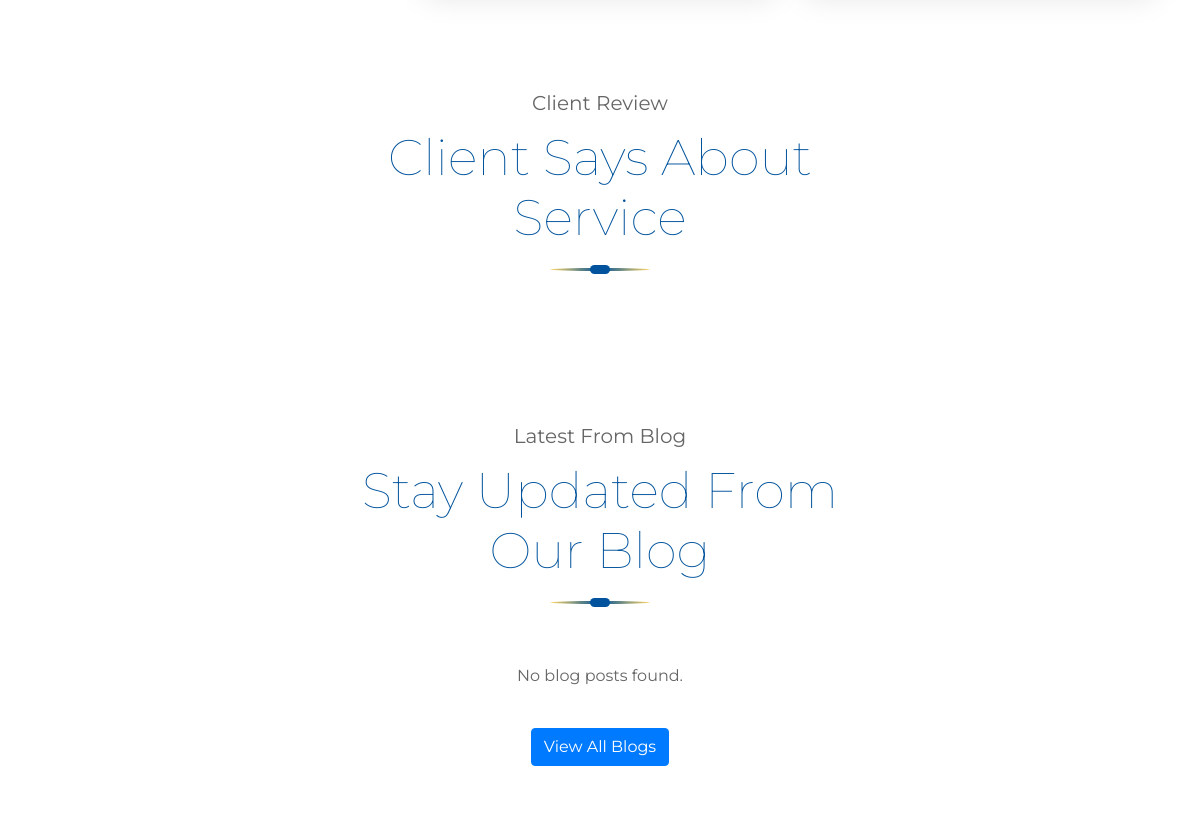
The app's page / (middle part), older data.
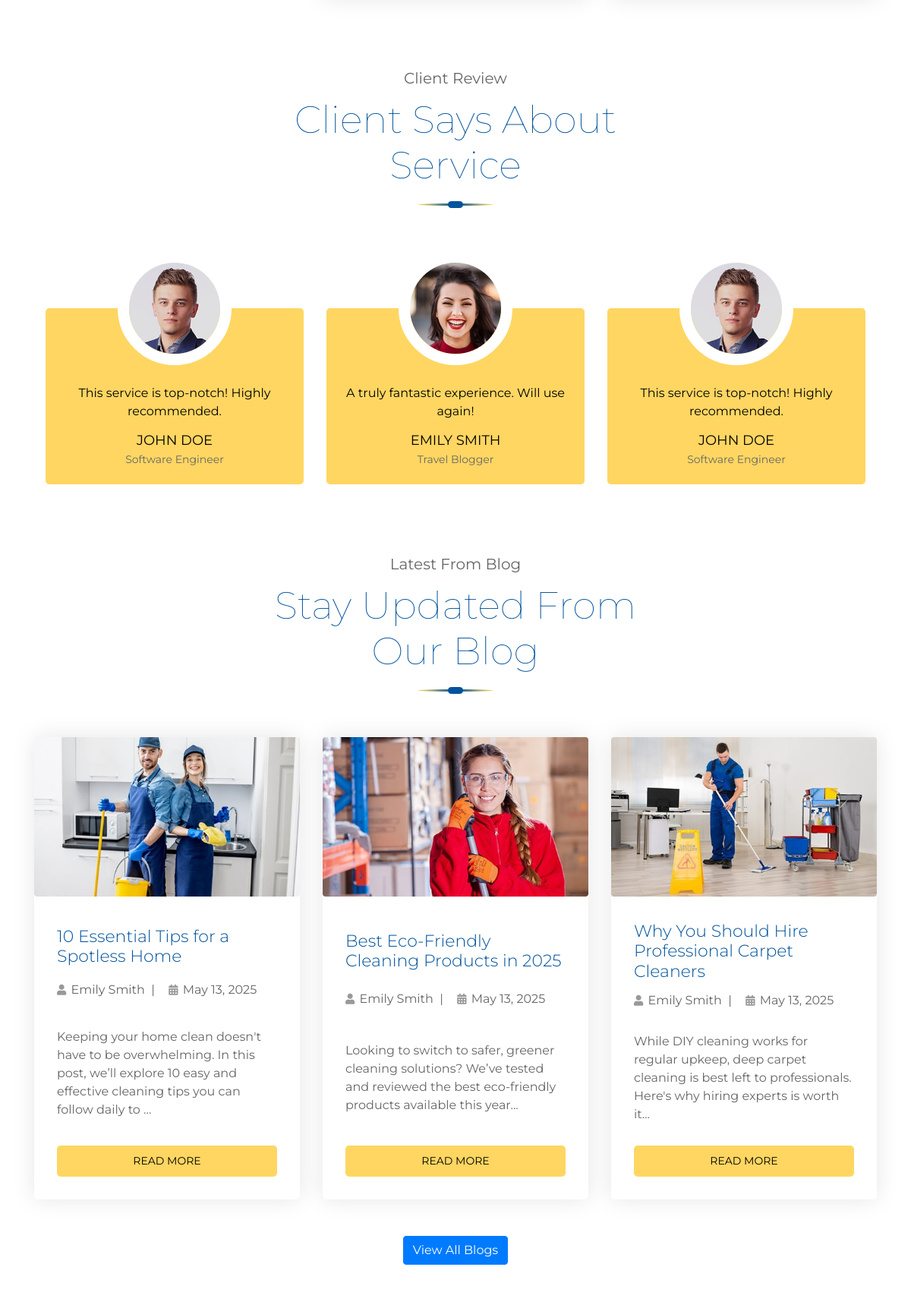
The same page, newer data.
### core/models.py (models this page shows, shortened)
class Testimonial(models.Model):
    customer_name = models.CharField(max_length=100)
    profession = models.CharField(max_length=100)
    content = models.TextField()
    image = models.ImageField(upload_to='testimonials/')

class BlogPost(models.Model):
    title = models.CharField(max_length=255)
    category = models.CharField(max_length=100, blank=True)
    author = models.CharField(max_length=100, blank=True)
    slug = models.SlugField(unique=True)
    content = models.TextField()
    image = models.ImageField(upload_to='blog/')
    publish_date = models.DateField(auto_now_add=True)

### core/views.py (the view)
# urls.py: path('', views.index, name='home'),
def index(request):
    about = About.objects.first()
    services = Service.objects.all().order_by('-id')[:3]
    features = Feature.objects.all()
    team_members = TeamMember.objects.all()
    faqs = FAQ.objects.all()
    pricing_plans = PricingPlan.objects.all()
    testimonials = Testimonial.objects.all()
    blogs = BlogPost.objects.all().order_by('-publish_date')[:3]
    return render(request, 'core/index.html', {
        'about': about,
        'services': services,
        'features': features,
        'team_members': team_members,
        'faqs': faqs,
        'pricing_plans': pricing_plans,
        'testimonials': testimonials,
        'blogs': blogs
    })

### core/models.py (called while the page is built)
    def feature_list(self):
        return self.features.strip().split('\n')

### core/templates/core/index.html (shortened to what this page needs)
{% extends 'base.html' %}
{% load static %}
{% block content %}
<div class="price">
    <div class="container">
        <div class="row">
            {% for plan in pricing_plans %}
            <div class="col-md-4">
            </div>
            {% endfor %}
        </div>
    </div>
</div>
<div class="testimonial">
    <div class="container">
        <div class="section-header">
            <p>Client Review</p>
            <h2>Client Says About Service</h2>
        </div>
        <div class="owl-carousel testimonials-carousel">
            {% for testimonial in testimonials %}
            <div class="testimonial-item">
                <div class="testimonial-img">
                    <img src="{{ testimonial.image.url }}" alt="{{ testimonial.customer_name }}">
                </div>
                <div class="testimonial-content">
                    <p>{{ testimonial.content }}</p>
                    <h3>{{ testimonial.customer_name }}</h3>
                    <h4>{{ testimonial.profession }}</h4>
                </div>
            </div>
            {% endfor %}
        </div>
    </div>
</div>
<div class="blog">
    <div class="container">
        <div class="section-header text-center">
            <p>Latest From Blog</p>
            <h2>Stay Updated From Our Blog</h2>
        </div>
        <div class="row">
            {% for blog in blogs %}
            <div class="col-lg-4 col-md-6 mb-4">
                <div class="blog-item w-100 h-100 d-flex flex-column justify-content-between">
                    <img src="{{ blog.image.url }}" alt="{{ blog.title }}" class="img-fluid rounded">
                    <h3>{{ blog.title }}</h3>
                    <div class="meta mb-2">
                        <i class="fa fa-user"></i> {{ blog.author }} &nbsp;|&nbsp;
                        <i class="fa fa-calendar-alt"></i> {{ blog.publish_date }}
                    </div>
                    <p>{{ blog.content|truncatewords:25 }}</p>
                    <a class="btn btn-primary" href="{% url 'blog_detail' blog.slug %}">Read More</a>
                </div>
            </div>
            {% empty %}
            <div class="col-12 text-center">
                <p>No blog posts found.</p>
            </div>
            {% endfor %}
        </div>
        <div class="text-center mt-4">
            <a class="btn btn-primary" href="{% url 'blog' %}">View All Blogs</a>
        </div>
    </div>
</div>
{% endblock %}

Row changes from the older to the newer data that the page shows:
added Testimonial: image (picture), content "This service is top-notch! Highly recommended.", customer_name "JOHN DOE", profession "Software Engineer"
added Testimonial: image (picture), content "A truly fantastic experience. Will use again!", customer_name "EMILY SMITH", profession "Travel Blogger"
added BlogPost: image (picture), title "10 Essential Tips for a Spotless Home", author "Emily Smith", publish_date "May 13, 2025", content "Keeping your home clean doesn't have to be overwhelming. In this post, we’ll explore 10 easy and effective cleaning tips you can follow daily to …"
added BlogPost: image (picture), title "Best Eco-Friendly Cleaning Products in 2025", author "Emily Smith", publish_date "May 13, 2025", content "Looking to switch to safer, greener cleaning solutions? We’ve tested and reviewed the best eco-friendly products available this year..."
added BlogPost: image (picture), title "Why You Should Hire Professional Carpet Cleaners", author "Emily Smith", publish_date "May 13, 2025", content "While DIY cleaning works for regular upkeep, deep carpet cleaning is best left to professionals. Here's why hiring experts is worth it..."
Text that changed along with them:
text no longer shown: "No blog posts found."
